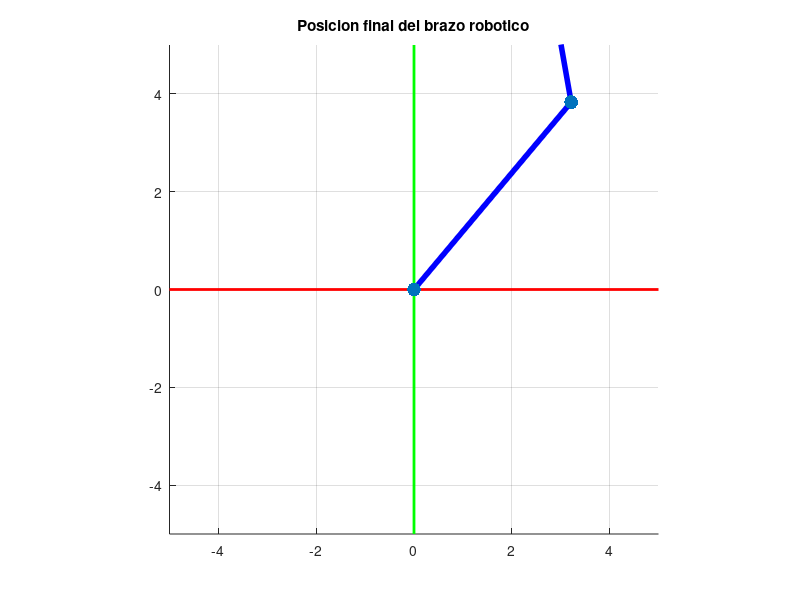

MATLAB code to generate this figure:
close all;
clear;
clc;

l1 = input('Ingresa la longitud del eslabon 1: ');
l2 = input('Ingresa la longitud del eslabon 2: ');
l3 = input('Ingresa la longitud del eslabon 3: ');

% Angulos iniciales [grados]
theta1 = input('Ingresa el angulo inicial del eslabon 1: ');
theta2 = input('Ingresa el angulo inicial del eslabon 2: ');
theta3 = input('Ingresa el angulo inicial del eslabon 3: ');

% Angulos finales [grados]
theta1_final = input('Ingresa el angulo final del eslabon 1: ');
theta2_final = input('Ingresa el angulo final del eslabon 2: ');
theta3_final = input('Ingresa el angulo final del eslabon 3: ');

% Convertir de grados a radianes
theta1 = deg2rad(theta1);
theta2 = deg2rad(theta2);

theta3 = deg2rad(theta3);

theta1_final = deg2rad(theta1_final);
theta2_final = deg2rad(theta2_final);
theta3_final = deg2rad(theta3_final);

% Movimientos de cada eslabon
movimiento1 = theta1_final - theta1;
movimiento2 = theta2_final - theta2;
movimiento3 = theta3_final - theta3;

% Movimiento de 45 grados
movimiento = pi/4;


% ==========================================
% MOVIMIENTO DEL ESLABON 1
% ==========================================

for i = 0:0.05:movimiento

    clf;

    t1 = theta1 + i;
    t2 = theta2;
    t3 = theta3;

    % Posicion del eslabon 1
    x1 = l1*cos(t1);
    y1 = l1*sin(t1);

    % Posicion del eslabon 2
    x2 = x1 + l2*cos(t1+t2);
    y2 = y1 + l2*sin(t1+t2);

    % Posicion del eslabon 3
    x3 = x2 + l3*cos(t1+t2+t3);
    y3 = y2 + l3*sin(t1+t2+t3);

    % Ejes
    line([-5 5],[0 0],[0 0], ...
        "Color",'red','LineWidth',2);

    line([0 0],[-5 5],[0 0], ...
        "Color",'green','LineWidth',2);

    hold on;

    % Eslabones
    line([0 x1],[0 y1], ...
        "Color",'blue','LineWidth',4);

    line([x1 x2],[y1 y2], ...
        "Color",'blue','LineWidth',4);

    line([x2 x3],[y2 y3], ...
        "Color",'blue','LineWidth',4);

    % Articulaciones
    scatter([0 x1 x2 x3], ...
            [0 y1 y2 y3], ...
            100,'filled');

    axis equal;
    grid on;
    axis([-5 5 -5 5]);

    title('Movimiento del eslabon 1');

    pause(0.1);

end

% Guardar posicion del eslabon 1
theta1 = theta1 + movimiento;


% ==========================================
% MOVIMIENTO DEL ESLABON 2
% ==========================================

for i = 0:0.05:movimiento

    clf;

    t1 = theta1;
    t2 = theta2 + i;
    t3 = theta3;

    % Posicion del eslabon 1
    x1 = l1*cos(t1);
    y1 = l1*sin(t1);

    % Posicion del eslabon 2
    x2 = x1 + l2*cos(t1+t2);
    y2 = y1 + l2*sin(t1+t2);

    % Posicion del eslabon 3
    x3 = x2 + l3*cos(t1+t2+t3);
    y3 = y2 + l3*sin(t1+t2+t3);

    % Ejes
    line([-5 5],[0 0],[0 0], ...
        "Color",'red','LineWidth',2);

    line([0 0],[-5 5],[0 0], ...
        "Color",'green','LineWidth',2);

    hold on;

    % Eslabones
    line([0 x1],[0 y1], ...
        "Color",'blue','LineWidth',4);

    line([x1 x2],[y1 y2], ...
        "Color",'blue','LineWidth',4);

    line([x2 x3],[y2 y3], ...
        "Color",'blue','LineWidth',4);

    % Articulaciones
    scatter([0 x1 x2 x3], ...
            [0 y1 y2 y3], ...
            100,'filled');

    axis equal;
    grid on;
    axis([-5 5 -5 5]);

    title('Movimiento del eslabon 2');

    pause(0.05);

end

% Guardar posicion del eslabon 2
theta2 = theta2 + movimiento;


% ==========================================
% MOVIMIENTO DEL ESLABON 3
% ==========================================

for i = 0:0.05:movimiento

    clf;

    t1 = theta1;
    t2 = theta2;
    t3 = theta3 + i;

    % Posicion del eslabon 1
    x1 = l1*cos(t1);
    y1 = l1*sin(t1);

    % Posicion del eslabon 2
    x2 = x1 + l2*cos(t1+t2);
    y2 = y1 + l2*sin(t1+t2);

    % Posicion del eslabon 3
    x3 = x2 + l3*cos(t1+t2+t3);
    y3 = y2 + l3*sin(t1+t2+t3);

    % Ejes
    line([-5 5],[0 0],[0 0], ...
        "Color",'red','LineWidth',2);

    line([0 0],[-5 5],[0 0], ...
        "Color",'green','LineWidth',2);

    hold on;

    % Eslabones
    line([0 x1],[0 y1], ...
        "Color",'blue','LineWidth',4);

    line([x1 x2],[y1 y2], ...
        "Color",'blue','LineWidth',4);

    line([x2 x3],[y2 y3], ...
        "Color",'blue','LineWidth',4);

    % Articulaciones
    scatter([0 x1 x2 x3], ...
            [0 y1 y2 y3], ...
            100,'filled');

    axis equal;
    grid on;
    axis([-5 5 -5 5]);

    title('Movimiento del eslabon 3');

    pause(0.05);

end

% Guardar posicion final
theta3 = theta3 + movimiento;


% ==========================================
% POSICION FINAL
% ==========================================

clf;

x1 = l1*cos(theta1);
y1 = l1*sin(theta1);

x2 = x1 + l2*cos(theta1+theta2);
y2 = y1 + l2*sin(theta1+theta2);

x3 = x2 + l3*cos(theta1+theta2+theta3);
y3 = y2 + l3*sin(theta1+theta2+theta3);

% Ejes
line([-5 5],[0 0],[0 0], ...
    "Color",'red','LineWidth',2);

line([0 0],[-5 5],[0 0], ...
    "Color",'green','LineWidth',2);

hold on;

% Eslabones
line([0 x1],[0 y1], ...
    "Color",'blue','LineWidth',4);

line([x1 x2],[y1 y2], ...
    "Color",'blue','LineWidth',4);

line([x2 x3],[y2 y3], ...
    "Color",'blue','LineWidth',4);

% Articulaciones
scatter([0 x1 x2 x3], ...
        [0 y1 y2 y3], ...
        100,'filled');

axis equal;
grid on;
axis([-5 5 -5 5]);

title('Posicion final del brazo robotico');
